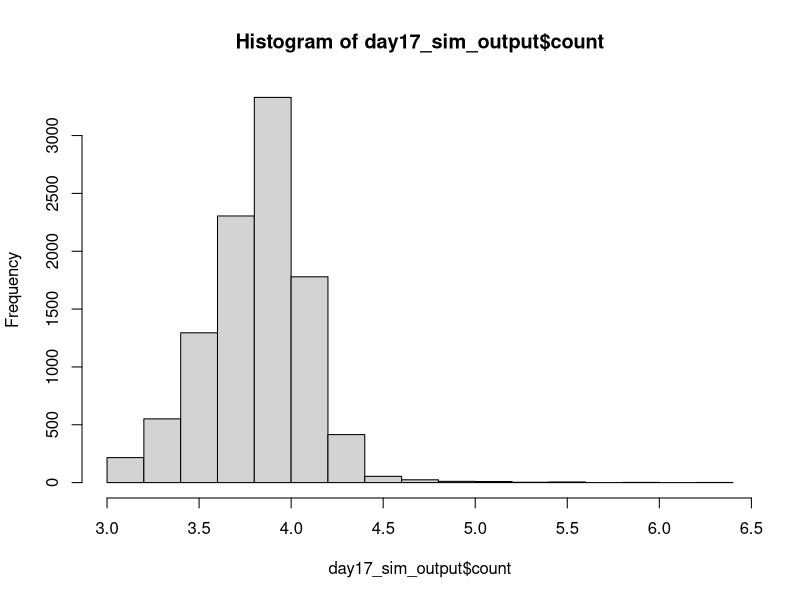
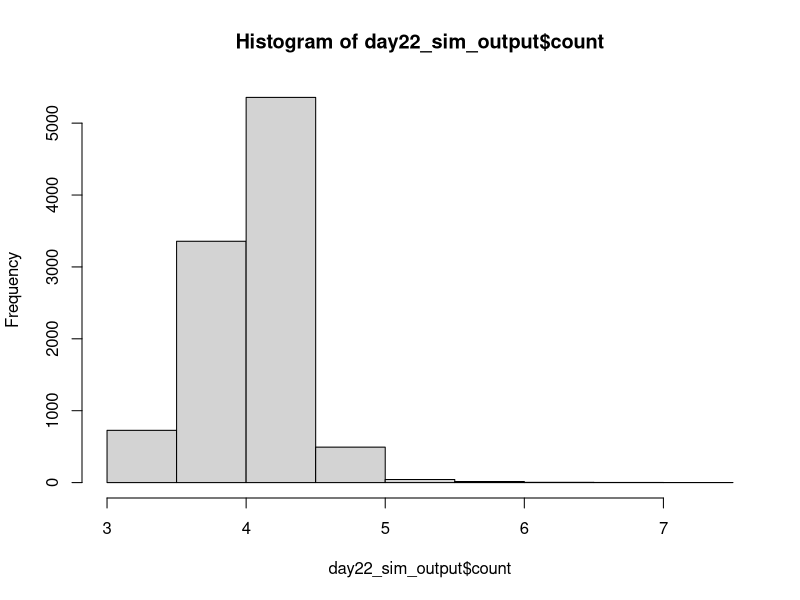

These figures' R source, in order: (Note: this script raises an error after producing the figures.)
## ---------------------------Title---------------------------------------------
# CIDA Shelf Life Model

## ---------------------------Description---------------------------------------
# Project: CIDA Spinach 

# Description: 

## ---------------------------Packages------------------------------------------

#   Loading packages
library(dplyr); library(MASS); library(VGAM)

## ---------------------------Seed----------------------------------------------

#Set seed
set.seed(1)

## ---------------------------Inputs--------------------------------------------

#Load in data

strain_param <- read.csv("primary_model_parameters_strain_by_rep_2022_08_26.csv", header = TRUE)
apc_param <- read.csv("primary_model_parameters_apc_by_rep_2022_09_01.csv", header = TRUE)

mumax_secon <- read.csv("secondary_model_mumax_strain_by_rep_2022-09-01.csv", header = TRUE)
lag_secon <- read.csv("secondary_model_lag_strain_by_rep_2022_09_01.csv", header = TRUE)
mumax_secon$b_mu <- 0.4*mumax_secon$b_mu
lag_apc_secon <- read.csv("secondary_model_lag_apc_by_rep2022_09_01.csv", header = TRUE)

initial_count <- read.csv("initial_distribution_2022_08_24.csv", header = TRUE)
st_frequency <- read.csv("st_frequency_2022_05_18.csv", header = TRUE)

#Change strain parameters to lowercase 
strain_param$isolate <- tolower(strain_param$isolate)
apc_param$isolate <- tolower(apc_param$isolate)

mumax_secon$isolate <- tolower(mumax_secon$isolate)
lag_secon$isolate <- tolower(lag_secon$isolate)

#Initial Count Distribution: Log transforming initial count, and fitting a normal distribution to the data
initial_count_dist <- function(n){
  ans <- runif(n, min = initial_count$min, max = initial_count$max)
  return(ans)
}

#ST Distribution
isolates <- st_frequency$cida_isolates
st_prev <- st_frequency$frequency

st_dist <- function(n) {
ans <- sample(isolates, size = n, prob = st_prev, replace = T)
return(ans)
}

#Storage Temperature Distribution
temp_location <- 4
temp_shape <- 2.31

temp_dist <- function(n) {
  ans <- rlaplace(n, temp_location, temp_shape)
  for(i in 1:n)
  while (ans[i] < 0 | ans[i] > 10) {
    ans[i] <- rlaplace(1, temp_location, temp_shape)
  }
  return(ans)
}

#Primary Growth Models 


#Baranyi
baranyi <- function(day, log10n0, log10nmax, mumax, lag){
  log10n <- log10nmax + log10((-1 + exp(mumax * lag) + exp(mumax * day))/(exp(mumax * day) - 1 + exp(mumax * lag) * 10^(log10nmax - log10n0)))
}

#Baranyi without lag
baranyi_no_lag <- function(day, log10n0, log10nmax, mumax){
  log10n <- log10nmax - log10(1 + (10^(log10nmax - log10n0) - 1) * exp(-mumax * day))
}

#Buchanan
buchanan <- function(day, log10n0, log10nmax, mumax, lag){
  log10n <- log10n0 + (day >= lag) * (day <= (lag + (log10nmax - log10n0) * log(10) / mumax)) * mumax * (day - lag) / log(10) + (day >= lag) * (day>(lag + (log10nmax - log10n0) * log(10) / mumax)) * (log10nmax - log10n0)
}

#Buchanan without lag
buchanan_no_lag <- function(day, log10n0, log10nmax, mumax){
  log10n <- log10n0 + (day <= ((log10nmax - log10n0) * log(10) / mumax)) * mumax * day / log(10) + (day > ((log10nmax - log10n0) * log(10) / mumax)) * (log10nmax - log10n0)
}

#Gompertz
gompertz <- function(day, log10n0, log10nmax, mumax, lag){
  log10n <- log10n0 + (log10nmax - log10n0) * exp(-exp(mumax * exp(1) * (lag - day) / ((log10nmax - log10n0) * log(10)) + 1))
}


log10N_with_lag <- function(day, log10n0, log10nmax, mumax, lag, model) {
  ans <- numeric(length = length(day))
  for(i in seq_along(day)){
    if (model[i] == "baranyi") {
      ans[i] <- baranyi(day[i], log10n0[i], log10nmax[i], mumax[i], lag[i])
    }
    else if(model[i] == 'buchanan') {
      ans[i] <- buchanan(day[i], log10n0[i], log10nmax[i], mumax[i], lag[i])
    }
    else if(model[i] == "gompertz"){
      ans[i] <- gompertz(day[i], log10n0[i], log10nmax[i], mumax[i], lag[i])
    } 
    else{
      stop(paste0(model, " is not a valid model name. Must be one of Buchanan, Baranyi, Gompertz."))
    }
  }
  return(ans)
  
}

log10N_without_lag <- function(day, log10n0, log10nmax, mumax, model) {
  ans <- numeric(length = length(day))
  for(i in seq_along(day)){
    if (model[i] == "baranyi_no_lag") {
      ans[i] <- baranyi_no_lag(day[i], log10n0[i], log10nmax[i], mumax[i])
    }
    else if(model[i] == 'buchanan_no_lag') {
      ans[i] <- buchanan_no_lag(day[i], log10n0[i], log10nmax[i], mumax[i])
    }
    else{
      stop(paste0(model, " is not a valid model name. Must be one of Buchanan, Baranyi, Gompertz."))
    }
  }
  return(ans)
  
}

#Secondary model 

NewMu <- function(temp, b, temp_min) {
  sqrt_mu <- b*(temp - temp_min)
  ans <- sqrt_mu^2
  return(ans)
}

NewLag <- function(temp, b, temp_min) {
  sqrt_lag <- b*(temp - temp_min)
  ans <- sqrt_lag^2
  return(ans)
}

## ---------------------------Simulation Overview-------------------------------

n_packages <- 10000
n_sim <- n_packages
n_day <- 22

## ---------------Assigning Model Inputs----------------------------------------

#Assigning initial count, ST and temperature to each package
packages_sim <- data.frame(matrix(, nrow = n_sim, ncol = 9))
colnames(packages_sim) <- c("package", "initial_count", "storage_temp", "isolate", "isolate_rep", "model", "lag", "mu", "nmax")

packages_sim$package <- rep(1:n_packages)
packages_sim$initial_count <- initial_count_dist(n_sim)
packages_sim$storage_temp <- temp_dist(n_sim)
packages_sim$isolate <- st_dist(n_sim)
packages_sim$isolate_rep <- sample(1:3, n_sim, replace = TRUE)

#Assigning a growth model to each package. The selected model will be the best fitting model at 6˚C 
for(i in 1:n_sim){
  strain_index <- which(packages_sim$isolate[i] == strain_param$isolate & packages_sim$isolate_rep[i] == strain_param$rep & 6 == strain_param$temp)
  packages_sim$model[i] <- strain_param$model_type[strain_index]
}

#Assign lag to each package

for(i in 1:n_sim){
  rep <- packages_sim$isolate_rep[i]
  if(packages_sim$isolate[i] == "s12-0180"){
    rep <- sample(c(1, 3), 1, replace = TRUE)
  } else if (packages_sim$isolate[i] == "s12-0184"){
    rep <- 1
  } else if (packages_sim$isolate[i] == "s12-0132"){
    rep <- 3
  }  else {
    rep <- rep
  }
  apc_lag <- 0
  strain_index <- which(packages_sim$isolate[i] == lag_secon$isolate & rep == lag_secon$rep)
  strain_lag <- NewLag(packages_sim$storage_temp[i], lag_secon$b_mu[strain_index], lag_secon$temp_min_mu[strain_index])
  strain_lag <- ifelse(packages_sim$isolate[i] == "s12-0166", 0, strain_lag)
  packages_sim$lag[i] <- runif(n = 1, min = min(strain_lag, apc_lag), max = max(strain_lag, apc_lag))
  packages_sim$lag[i] <- packages_sim$lag[i]
}

packages_sim$lag <- ifelse(packages_sim$model %in% c("baranyi_no_lag", "buchanan_no_lag"), NA, packages_sim$lag)

#Assign mumax to each package
for(i in 1:n_sim){
  rep <- ifelse(packages_sim$isolate[i] == "s12-0141", 1, packages_sim$isolate_rep[i])
  strain_index <- which(packages_sim$isolate[i] == mumax_secon$isolate & rep == mumax_secon$rep)
  package_mu <- NewMu(packages_sim$storage_temp[i], mumax_secon$b_mu[strain_index], mumax_secon$temp_min_mu[strain_index])
  packages_sim$mu[i] <- package_mu
}

#Assign nmax to each package
for(i in 1:n_sim){
  rep <- packages_sim$isolate_rep[i]
strain_index <- which(packages_sim$isolate[i] == strain_param$isolate & rep == strain_param$rep & 6 == strain_param$temp)
apc_index <- which(packages_sim$isolate[i] == apc_param$isolate & rep == apc_param$rep & 6 == apc_param$temp)
strain_nmax <- strain_param$nmax[strain_index]
apc_nmax <- apc_param$nmax[strain_index]
packages_sim$nmax[i] <- runif(n = 1, strain_nmax, apc_nmax)
}

## ----------------Assessing Growth Over Shelf Life-----------------------------

models_with_lag <- c("baranyi", "buchanan", "gompertz")

shelf_life_sim <- packages_sim[rep(seq_len(nrow(packages_sim)), each = 22), ]
rownames(shelf_life_sim) <- 1:nrow(shelf_life_sim)
shelf_life_sim["day"] <- rep(1:n_day, times = n_sim)
shelf_life_sim["count"] <- NA

shelf_life_sim[is.na(shelf_life_sim$lag), ] <- shelf_life_sim[is.na(shelf_life_sim$lag), ] %>% 
  mutate(count = log10N_without_lag(day, initial_count, nmax, mu, model))

shelf_life_sim[!is.na(shelf_life_sim$lag), ] <- shelf_life_sim[!is.na(shelf_life_sim$lag), ] %>% 
  mutate(count = log10N_with_lag(day, initial_count, nmax, mu, lag, model))

## --------------------------------Plotting Outcome-----------------------------

day17_sim_output <- shelf_life_sim %>%
  filter(day == 17)

h17 <- hist(day17_sim_output$count)
h17


day22_sim_output <- shelf_life_sim %>%
  filter(day == 22)

h22 <- hist(day22_sim_output$count)
h22

## --------------------------------Threshold------------------------------------

sa_temp <- shelf_life_sim %>%
  group_by(day) %>%
  summarise(prop_fail = sum(count > 7.6)/n_packages) %>%
  mutate(adj = 0.4) %>%
  mutate(param = "b_mumax")

## --------------------------------Export---------------------------------------

date <- Sys.Date()
date <- gsub("-", "_", date)
file_name <- paste0("output/sa_b_mumax_", date,".csv")
  
write.table(sa_temp, file_name, sep = ",", col.names = !file.exists(file_name), append = T, row.names = FALSE)
